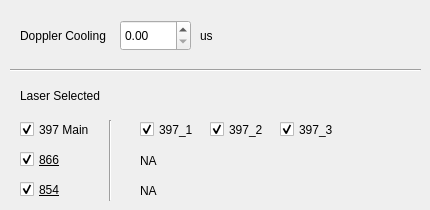
    <widget class="QWidget" name="DPL_Cooling">
     <attribute name="title">
      <string>DPL Cooling</string>
     </attribute>
     <widget class="QDoubleSpinBox" name="doubleSpinBox_DPL">
      <property name="geometry">
       <rect>
        <x>120</x>
        <y>20</y>
        <width>71</width>
        <height>31</height>
       </rect>
      </property>
      <property name="font">
       <font>
        <family>Arial</family>
        <pointsize>9</pointsize>
        <weight>50</weight>
        <bold>false</bold>
        <strikeout>false</strikeout>
       </font>
      </property>
      <property name="layoutDirection">
       <enum>Qt::LeftToRight</enum>
      </property>
      <property name="alignment">
       <set>Qt::AlignLeading|Qt::AlignLeft|Qt::AlignVCenter</set>
      </property>
      <property name="maximum">
       <double>999999.989999999990687</double>
      </property>
     </widget>
     <widget class="QLabel" name="label_36">
      <property name="geometry">
       <rect>
        <x>200</x>
        <y>20</y>
        <width>31</width>
        <height>31</height>
       </rect>
      </property>
      <property name="font">
       <font>
        <family>Arial</family>
        <pointsize>9</pointsize>
        <weight>50</weight>
        <bold>false</bold>
        <strikeout>false</strikeout>
       </font>
      </property>
      <property name="text">
       <string>us</string>
      </property>
     </widget>
     <widget class="QLabel" name="label_37">
      <property name="geometry">
       <rect>
        <x>20</x>
        <y>20</y>
        <width>131</width>
        <height>31</height>
       </rect>
      </property>
      <property name="font">
       <font>
        <family>Arial</family>
        <pointsize>9</pointsize>
        <weight>50</weight>
        <bold>false</bold>
        <strikeout>false</strikeout>
       </font>
      </property>
      <property name="text">
       <string>Doppler Cooling</string>
      </property>
     </widget>
     <widget class="QCheckBox" name="Laser_397_1_DPL">
      <property name="geometry">
       <rect>
        <x>140</x>
        <y>120</y>
        <width>91</width>
        <height>19</height>
       </rect>
      </property>
      <property name="font">
       <font>
        <family>Arial</family>
        <pointsize>9</pointsize>
        <weight>50</weight>
        <bold>false</bold>
        <strikeout>false</strikeout>
       </font>
      </property>
      <property name="text">
       <string>397_1</string>
      </property>
      <property name="checked">
       <bool>true</bool>
      </property>
     </widget>
     <widget class="QCheckBox" name="Laser_397_2_DPL">
      <property name="geometry">
       <rect>
        <x>210</x>
        <y>120</y>
        <width>91</width>
        <height>19</height>
       </rect>
      </property>
      <property name="font">
       <font>
        <family>Arial</family>
        <pointsize>9</pointsize>
        <weight>50</weight>
        <bold>false</bold>
        <strikeout>false</strikeout>
       </font>
      </property>
      <property name="text">
       <string>397_2</string>
      </property>
      <property name="checked">
       <bool>true</bool>
      </property>
     </widget>
     <widget class="QCheckBox" name="Laser_397_3_DPL">
      <property name="geometry">
       <rect>
        <x>280</x>
        <y>120</y>
        <width>91</width>
        <height>19</height>
       </rect>
      </property>
      <property name="font">
       <font>
        <family>Arial</family>
        <pointsize>9</pointsize>
        <weight>50</weight>
        <bold>false</bold>
        <strikeout>false</strikeout>
       </font>
      </property>
      <property name="text">
       <string>397_3</string>
      </property>
      <property name="checked">
       <bool>true</bool>
      </property>
     </widget>
     <widget class="QCheckBox" name="Laser_397_main_DPL">
      <property name="geometry">
       <rect>
        <x>20</x>
        <y>120</y>
        <width>91</width>
        <height>19</height>
       </rect>
      </property>
      <property name="font">
       <font>
        <family>Arial</family>
        <pointsize>9</pointsize>
        <weight>50</weight>
        <italic>false</italic>
        <bold>false</bold>
        <underline>false</underline>
        <strikeout>false</strikeout>
       </font>
      </property>
      <property name="text">
       <string>397 Main</string>
      </property>
      <property name="checked">
       <bool>true</bool>
      </property>
     </widget>
     <widget class="QCheckBox" name="Laser_866_DPL">
      <property name="geometry">
       <rect>
        <x>20</x>
        <y>150</y>
        <width>91</width>
        <height>19</height>
       </rect>
      </property>
      <property name="font">
       <font>
        <family>Arial</family>
        <pointsize>9</pointsize>
        <weight>50</weight>
        <bold>false</bold>
        <underline>true</underline>
        <strikeout>false</strikeout>
       </font>
      </property>
      <property name="text">
       <string>866</string>
      </property>
      <property name="checked">
       <bool>true</bool>
      </property>
     </widget>
     <widget class="QCheckBox" name="Laser_854_DPL">
      <property name="geometry">
       <rect>
        <x>20</x>
        <y>180</y>
        <width>91</width>
        <height>19</height>
       </rect>
      </property>
      <property name="font">
       <font>
        <family>Arial</family>
        <pointsize>9</pointsize>
        <weight>50</weight>
        <bold>false</bold>
        <underline>true</underline>
        <strikeout>false</strikeout>
       </font>
      </property>
      <property name="text">
       <string>854</string>
      </property>
      <property name="checked">
       <bool>true</bool>
      </property>
     </widget>
     <widget class="Line" name="line_2">
      <property name="geometry">
       <rect>
        <x>10</x>
        <y>60</y>
        <width>411</width>
        <height>20</height>
       </rect>
      </property>
      <property name="orientation">
       <enum>Qt::Horizontal</enum>
      </property>
     </widget>
     <widget class="QLabel" name="label_42">
      <property name="geometry">
       <rect>
        <x>20</x>
        <y>80</y>
        <width>131</width>
        <height>31</height>
       </rect>
      </property>
      <property name="font">
       <font>
        <family>Arial</family>
        <pointsize>9</pointsize>
        <weight>50</weight>
        <bold>false</bold>
        <strikeout>false</strikeout>
       </font>
      </property>
      <property name="text">
       <string>Laser Selected</string>
      </property>
     </widget>
     <widget class="Line" name="line_4">
      <property name="geometry">
       <rect>
        <x>100</x>
        <y>120</y>
        <width>20</width>
        <height>81</height>
       </rect>
      </property>
      <property name="orientation">
       <enum>Qt::Vertical</enum>
      </property>
     </widget>
     <widget class="QLabel" name="label_44">
      <property name="geometry">
       <rect>
        <x>140</x>
        <y>150</y>
        <width>131</width>
        <height>21</height>
       </rect>
      </property>
      <property name="font">
       <font>
        <family>Arial</family>
        <pointsize>9</pointsize>
        <weight>50</weight>
        <bold>false</bold>
        <strikeout>false</strikeout>
       </font>
      </property>
      <property name="text">
       <string>NA</string>
      </property>
     </widget>
     <widget class="QLabel" name="label_45">
      <property name="geometry">
       <rect>
        <x>140</x>
        <y>180</y>
        <width>131</width>
        <height>21</height>
       </rect>
      </property>
      <property name="font">
       <font>
        <family>Arial</family>
        <pointsize>9</pointsize>
        <weight>50</weight>
        <bold>false</bold>
        <strikeout>false</strikeout>
       </font>
      </property>
      <property name="text">
       <string>NA</string>
      </property>
     </widget>
    </widget>
